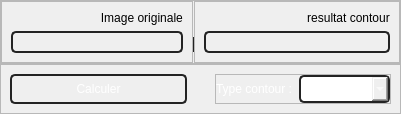
            <widget class="QWidget" name="page_contour">
             <layout class="QVBoxLayout" name="verticalLayout_26">
              <property name="spacing">
               <number>0</number>
              </property>
              <property name="leftMargin">
               <number>0</number>
              </property>
              <property name="topMargin">
               <number>0</number>
              </property>
              <property name="rightMargin">
               <number>0</number>
              </property>
              <property name="bottomMargin">
               <number>0</number>
              </property>
              <item>
               <widget class="QFrame" name="frame_25">
                <property name="frameShape">
                 <enum>QFrame::StyledPanel</enum>
                </property>
                <property name="frameShadow">
                 <enum>QFrame::Raised</enum>
                </property>
                <layout class="QHBoxLayout" name="horizontalLayout_18">
                 <property name="spacing">
                  <number>0</number>
                 </property>
                 <property name="leftMargin">
                  <number>0</number>
                 </property>
                 <property name="topMargin">
                  <number>0</number>
                 </property>
                 <property name="rightMargin">
                  <number>0</number>
                 </property>
                 <property name="bottomMargin">
                  <number>0</number>
                 </property>
                 <item>
                  <widget class="QFrame" name="frame_27">
                   <property name="frameShape">
                    <enum>QFrame::StyledPanel</enum>
                   </property>
                   <property name="frameShadow">
                    <enum>QFrame::Raised</enum>
                   </property>
                   <layout class="QVBoxLayout" name="verticalLayout_27">
                    <item>
                     <widget class="QLabel" name="label_16">
                      <property name="maximumSize">
                       <size>
                        <width>16777215</width>
                        <height>25</height>
                       </size>
                      </property>
                      <property name="styleSheet">
                       <string notr="true"/>
                      </property>
                      <property name="text">
                       <string>                           Image originale</string>
                      </property>
                     </widget>
                    </item>
                    <item>
                     <widget class="QLabel" name="label_img_contour">
                      <property name="styleSheet">
                       <string notr="true">*{
border: 1.5px solid #232323;
padding:2px;
border-radius: 5px;
}</string>
                      </property>
                      <property name="text">
                       <string/>
                      </property>
                     </widget>
                    </item>
                   </layout>
                  </widget>
                 </item>
                 <item>
                  <widget class="QLabel" name="label_17">
                   <property name="maximumSize">
                    <size>
                     <width>1</width>
                     <height>16777215</height>
                    </size>
                   </property>
                   <property name="styleSheet">
                    <string notr="true">background-color: rgb(35, 35, 35);
margin-bottom:11px;
margin-top:36px;</string>
                   </property>
                   <property name="text">
                    <string/>
                   </property>
                  </widget>
                 </item>
                 <item>
                  <widget class="QFrame" name="frame_28">
                   <property name="frameShape">
                    <enum>QFrame::StyledPanel</enum>
                   </property>
                   <property name="frameShadow">
                    <enum>QFrame::Raised</enum>
                   </property>
                   <layout class="QVBoxLayout" name="verticalLayout_28">
                    <item>
                     <widget class="QLabel" name="label_18">
                      <property name="maximumSize">
                       <size>
                        <width>16777215</width>
                        <height>25</height>
                       </size>
                      </property>
                      <property name="styleSheet">
                       <string notr="true"/>
                      </property>
                      <property name="text">
                       <string>                               resultat contour</string>
                      </property>
                     </widget>
                    </item>
                    <item>
                     <widget class="QLabel" name="label_rslt_contour">
                      <property name="styleSheet">
                       <string notr="true">*{
border: 1.5px solid #232323;
padding:2px;
border-radius: 5px;
}</string>
                      </property>
                      <property name="text">
                       <string/>
                      </property>
                     </widget>
                    </item>
                   </layout>
                  </widget>
                 </item>
                </layout>
               </widget>
              </item>
              <item>
               <widget class="QFrame" name="frame_26">
                <property name="maximumSize">
                 <size>
                  <width>16777215</width>
                  <height>50</height>
                 </size>
                </property>
                <property name="frameShape">
                 <enum>QFrame::StyledPanel</enum>
                </property>
                <property name="frameShadow">
                 <enum>QFrame::Raised</enum>
                </property>
                <layout class="QHBoxLayout" name="horizontalLayout_19">
                 <property name="spacing">
                  <number>28</number>
                 </property>
                 <item>
                  <widget class="QPushButton" name="btn_calculer_contour">
                   <property name="cursor">
                    <cursorShape>PointingHandCursor</cursorShape>
                   </property>
                   <property name="styleSheet">
                    <string notr="true">*{color: rgb(255, 255, 255);
border: 1.5px solid #232323;
height:40px;
padding:2px;
border-radius: 5px;
}

QPushButton::hover{
background-color: #232323;
}</string>
                   </property>
                   <property name="text">
                    <string>Calculer</string>
                   </property>
                  </widget>
                 </item>
                 <item>
                  <widget class="QFrame" name="frame_33">
                   <property name="frameShape">
                    <enum>QFrame::StyledPanel</enum>
                   </property>
                   <property name="frameShadow">
                    <enum>QFrame::Raised</enum>
                   </property>
                   <layout class="QHBoxLayout" name="horizontalLayout_22">
                    <property name="spacing">
                     <number>0</number>
                    </property>
                    <property name="leftMargin">
                     <number>0</number>
                    </property>
                    <property name="topMargin">
                     <number>0</number>
                    </property>
                    <property name="rightMargin">
                     <number>0</number>
                    </property>
                    <property name="bottomMargin">
                     <number>0</number>
                    </property>
                    <item>
                     <widget class="QLabel" name="label_22">
                      <property name="styleSheet">
                       <string notr="true">color: rgb(255, 255, 255);</string>
                      </property>
                      <property name="text">
                       <string>Type contour :</string>
                      </property>
                     </widget>
                    </item>
                    <item>
                     <widget class="QComboBox" name="comboBox_contour">
                      <property name="styleSheet">
                       <string notr="true">*{color: rgb(255, 255, 255);
border: 1.5px solid #232323;
height:40px;
padding:2px;
border-radius: 5px;
}</string>
                      </property>
                      <item>
                       <property name="text">
                        <string>Choisir filtre</string>
                       </property>
                      </item>
                      <item>
                       <property name="text">
                        <string>Gradient</string>
                       </property>
                      </item>
                      <item>
                       <property name="text">
                        <string>Sobel</string>
                       </property>
                      </item>
                      <item>
                       <property name="text">
                        <string>Robert</string>
                       </property>
                      </item>
                      <item>
                       <property name="text">
                        <string>Laplacien</string>
                       </property>
                      </item>
                     </widget>
                    </item>
                   </layout>
                  </widget>
                 </item>
                </layout>
               </widget>
              </item>
             </layout>
            </widget>
